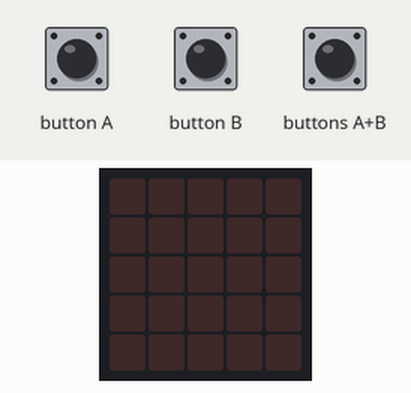
A program run on a simulated BBC micro:bit (MakeCode). Shown: the board's 5×5 LED display. The test bench sets the inputs (shaded band).

Above: at 1.2 s.
1.3 s: button A pressed for 0.15 s
At 1.9 s:
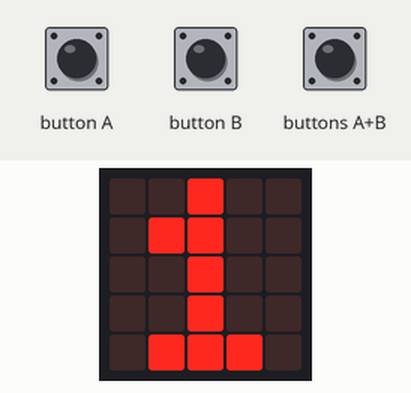
4.4 s: button A pressed for 0.15 s
At 5.1 s:
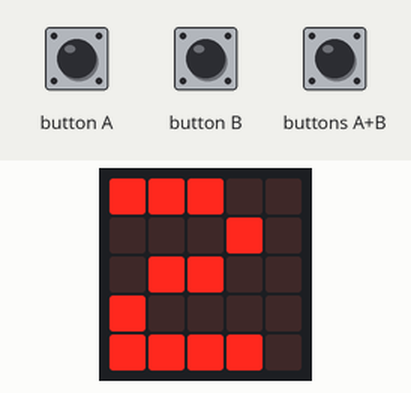
6.8 s: button B pressed for 0.15 s
At 8.8 s:
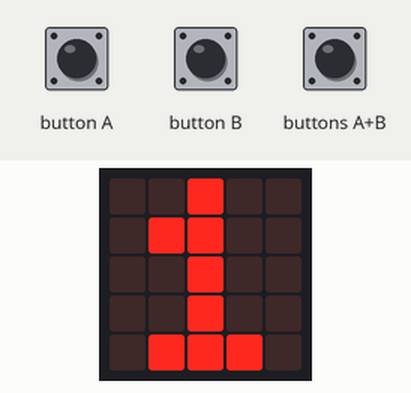
9.9 s: buttons A+B pressed for 0.15 s
At 10.6 s:
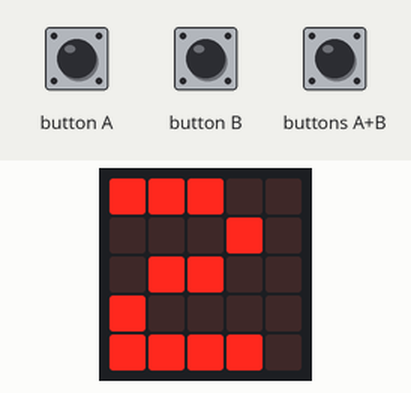
Timing chart, 0 to 12.9 s (numbered marks = the images above; inputs shaded):
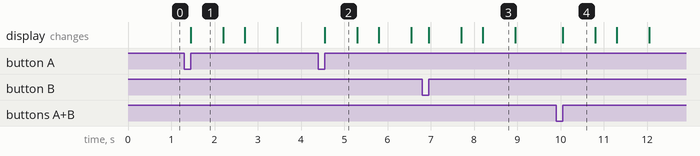

Measured:
- after the input at 1.3 s, the display: changes after 0.15 s (image 1)
- after the input at 4.4 s, the display: changes after 0.15 s (image 2)
- after the input at 6.8 s, the display: first changes after 0.15 s (image 3 shows a later state)
- after the input at 9.9 s, the display: changes after 0.15 s (image 4)
- what the display in image 1 shows lasts 0.7 s, from 1.5 s to 2.2 s

The program:

main.ts
```typescript
input.onButtonPressed(Button.A, function () {
    hours += 1
    basic.showNumber(hours)
    basic.clearScreen()
    basic.pause(500)
    basic.showNumber(sec)
    basic.clearScreen()
})
input.onButtonPressed(Button.AB, function () {
    basic.showNumber(hours)
    basic.clearScreen()
    basic.pause(500)
    basic.showNumber(sec)
    basic.clearScreen()
})
input.onButtonPressed(Button.B, function () {
    sec += 1
    basic.showNumber(hours)
    basic.clearScreen()
    basic.pause(500)
    basic.showNumber(sec)
    basic.clearScreen()
})
let hours = 0
let sec = 0
sec = 0
hours = 0
basic.forever(function () {
    basic.pause(100000)
    sec += 1
})
basic.forever(function () {
    basic.pause(6000000)
    hours += 1
})
basic.forever(function () {
    if (hours == 24) {
        hours = 0
    }
})
basic.forever(function () {
    if (sec == 60) {
        sec = 0
    }
})
```

test.ts
```typescript
// ide kerülnek a tesztek; a rendszer ezt nem kompilálja, ha a csomagot bővítményként használják.
```
